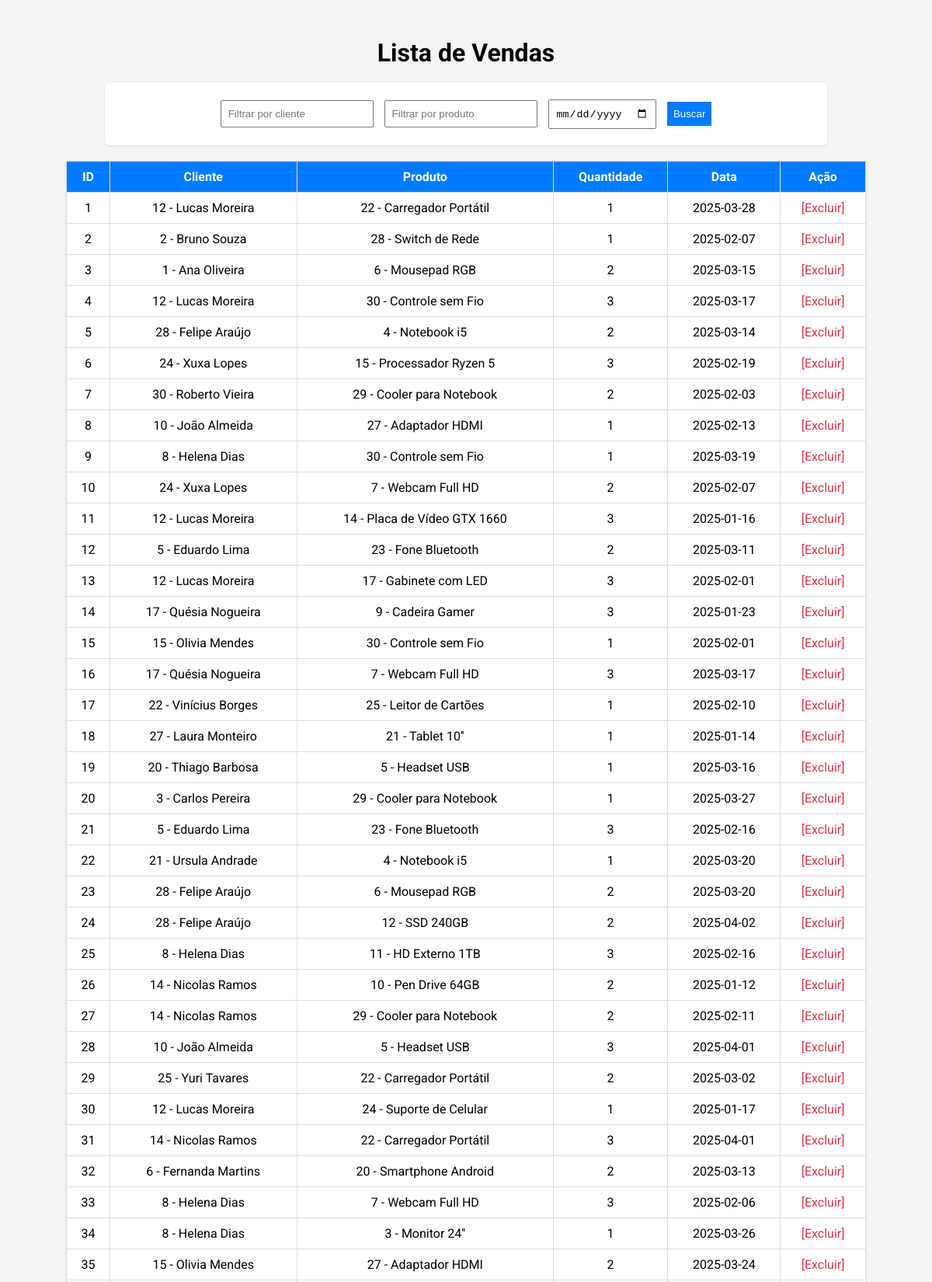
/vendas (upper part), run on the app's committed database.
### models/venda.py (models this page shows)
class Venda(Base):
    __tablename__ = "TABvendas"
    id = Column("id", Integer, primary_key=True, autoincrement=True)
    cliente_id = Column("cliente_id", Integer, ForeignKey("TABclientes.id"))
    produto_id = Column("produto_id", Integer, ForeignKey("TABprodutos.id"))
    data_venda = Column("data_venda", Date, default=date.today)
    quantidade = Column("quantidade", Integer, nullable = False)

### models/cliente.py (models this page shows)
class Cliente(Base):
    __tablename__ = "TABclientes"
    id = Column("id", Integer, primary_key=True, autoincrement=True)
    nome = Column("nome", String, nullable = False)
    email = Column("email", String, nullable = False)
    telefone = Column("telefone", Integer, nullable = False)

### models/produto.py (models this page shows)
class Produto(Base):
    __tablename__ = "TABprodutos"
    id = Column("id", Integer, primary_key = True, autoincrement=True)
    nome = Column("nome", String, nullable = False)
    preco = Column("preco", Float, nullable = False)
    estoque = Column("estoque", Integer, nullable = False)

### main.py (the view)
@app.route("/vendas", methods =["GET"])
def listar_vendas():
    cliente_nome = request.args.get("cliente_nome", "").strip()
    produto_nome = request.args.get("produto_nome", "").strip()
    quantidade = request.args.get("quantidade", "").strip()
    data_venda = request.args.get("data_venda", "").strip()
    vendas_query = session.query(Venda)
    if data_venda:
        vendas_query = vendas_query.filter(Venda.data_venda == data_venda)
    vendas = vendas_query.all()
    resultado = []
    for venda in vendas:
        cliente = session.query(Cliente).filter_by(id=venda.cliente_id).first()
        produto = session.query(Produto).filter_by(id=venda.produto_id).first()
        if cliente_nome and (not cliente or cliente_nome.lower() not in cliente.nome.lower()):
            continue
        if produto_nome and (not produto or produto_nome.lower() not in produto.nome.lower()):
            continue
        resultado.append({
            "id": venda.id,
            "cliente_nome": cliente.nome if cliente else "Cliente não encontrado",
            "produto_nome": produto.nome if produto else "Produto não encontrado",
            "cliente_id": cliente.id if cliente else "N/A",
            "produto_id": produto.id if produto else "N/A",
            "quantidade": venda.quantidade,
            "data_venda": venda.data_venda
    })
    return render_template("vendas.html", vendas=resultado)

### templates/vendas.html (shortened to what this page needs)
<!DOCTYPE html>
<html>
<head>
</head>
<body>
    <h1>Lista de Vendas</h1>
    <form method="GET" action="{{ url_for('listar_vendas') }}">
        <input type="text" name="cliente_nome" placeholder="Filtrar por cliente">
        <input type="text" name="produto_nome" placeholder="Filtrar por produto">
        <input type="date" name="data_venda" placeholder="Filtrar por data">
        <button type="submit">Buscar</button>
    </form>
    <table>
        <thead>
            <tr>
                <th>ID</th>
                <th>Cliente</th>
                <th>Produto</th>
                <th>Quantidade</th>
                <th>Data</th>
                <th>Ação</th>
            </tr>
        </thead>
        <tbody>
            {% for venda in vendas %}
                <tr>
                    <td>{{ venda.id }}</td>
                    <td>{{ venda.cliente_id }} - {{ venda.cliente_nome }}</td>
                    <td>{{ venda.produto_id }} - {{ venda.produto_nome }}</td>
                    <td>{{ venda.quantidade }}</td>
                    <td>{{ venda.data_venda }}</td>
                    <td><a href="/vendas/excluir/{{ venda.id }}">[Excluir]</a></td>
                </tr>
            {% endfor %}
        </tbody>
    </table>
</body>
</html>

### templates/vendas.html (style rules this page uses)
body { font-family: 'Roboto', sans-serif; background-color: #f5f5f5; padding: 20px; text-align: center; }
h1, h2 { margin-bottom: 10px; }
form { margin: 20px auto; width: 90%; max-width: 900px; background-color: #fff; padding: 15px; border-radius: 6px; box-shadow: 0 1px 3px rgba(0, 0, 0, 0.1); }
form input, form button { padding: 8px; margin: 6px 5px; width: auto; box-sizing: border-box; }
form button { background-color: #007BFF; color: white; border: none; cursor: pointer; }
table { width: 90%; margin: 20px auto; border-collapse: collapse; background-color: white; box-shadow: 0 1px 3px rgba(0, 0, 0, 0.1); }
th, td { padding: 10px; border: 1px solid #ddd; text-align: center; }
th { background-color: #007BFF; color: white; }
a { text-decoration: none; color: #dc3545; }

### data on the page
Venda: id "1", cliente_id "12", cliente_nome "Lucas Moreira", produto_id "22", produto_nome "Carregador Portátil", quantidade "1", data_venda "2025-03-28"
Venda: id "2", cliente_id "2", cliente_nome "Bruno Souza", produto_id "28", produto_nome "Switch de Rede", quantidade "1", data_venda "2025-02-07"
Venda: id "3", cliente_id "1", cliente_nome "Ana Oliveira", produto_id "6", produto_nome "Mousepad RGB", quantidade "2", data_venda "2025-03-15"
Venda: id "4", cliente_id "12", cliente_nome "Lucas Moreira", produto_id "30", produto_nome "Controle sem Fio", quantidade "3", data_venda "2025-03-17"
Venda: id "5", cliente_id "28", cliente_nome "Felipe Araújo", produto_id "4", produto_nome "Notebook i5", quantidade "2", data_venda "2025-03-14"
Venda: id "6", cliente_id "24", cliente_nome "Xuxa Lopes", produto_id "15", produto_nome "Processador Ryzen 5", quantidade "3", data_venda "2025-02-19"
Venda: id "7", cliente_id "30", cliente_nome "Roberto Vieira", produto_id "29", produto_nome "Cooler para Notebook", quantidade "2", data_venda "2025-02-03"
Venda: id "8", cliente_id "10", cliente_nome "João Almeida", produto_id "27", produto_nome "Adaptador HDMI", quantidade "1", data_venda "2025-02-13"
Venda: id "9", cliente_id "8", cliente_nome "Helena Dias", produto_id "30", produto_nome "Controle sem Fio", quantidade "1", data_venda "2025-03-19"
Venda: id "10", cliente_id "24", cliente_nome "Xuxa Lopes", produto_id "7", produto_nome "Webcam Full HD", quantidade "2", data_venda "2025-02-07"
Venda: id "11", cliente_id "12", cliente_nome "Lucas Moreira", produto_id "14", produto_nome "Placa de Vídeo GTX 1660", quantidade "3", data_venda "2025-01-16"
Venda: id "12", cliente_id "5", cliente_nome "Eduardo Lima", produto_id "23", produto_nome "Fone Bluetooth", quantidade "2", data_venda "2025-03-11"
Venda: id "13", cliente_id "12", cliente_nome "Lucas Moreira", produto_id "17", produto_nome "Gabinete com LED", quantidade "3", data_venda "2025-02-01"
Venda: id "14", cliente_id "17", cliente_nome "Quésia Nogueira", produto_id "9", produto_nome "Cadeira Gamer", quantidade "3", data_venda "2025-01-23"
Venda: id "15", cliente_id "15", cliente_nome "Olivia Mendes", produto_id "30", produto_nome "Controle sem Fio", quantidade "1", data_venda "2025-02-01"
Venda: id "16", cliente_id "17", cliente_nome "Quésia Nogueira", produto_id "7", produto_nome "Webcam Full HD", quantidade "3", data_venda "2025-03-17"
Venda: id "17", cliente_id "22", cliente_nome "Vinícius Borges", produto_id "25", produto_nome "Leitor de Cartões", quantidade "1", data_venda "2025-02-10"
Venda: id "18", cliente_id "27", cliente_nome "Laura Monteiro", produto_id "21", produto_nome "Tablet 10''", quantidade "1", data_venda "2025-01-14"
Venda: id "19", cliente_id "20", cliente_nome "Thiago Barbosa", produto_id "5", produto_nome "Headset USB", quantidade "1", data_venda "2025-03-16"
Venda: id "20", cliente_id "3", cliente_nome "Carlos Pereira", produto_id "29", produto_nome "Cooler para Notebook", quantidade "1", data_venda "2025-03-27"
Venda: id "21", cliente_id "5", cliente_nome "Eduardo Lima", produto_id "23", produto_nome "Fone Bluetooth", quantidade "3", data_venda "2025-02-16"
Venda: id "22", cliente_id "21", cliente_nome "Ursula Andrade", produto_id "4", produto_nome "Notebook i5", quantidade "1", data_venda "2025-03-20"
Venda: id "23", cliente_id "28", cliente_nome "Felipe Araújo", produto_id "6", produto_nome "Mousepad RGB", quantidade "2", data_venda "2025-03-20"
Venda: id "24", cliente_id "28", cliente_nome "Felipe Araújo", produto_id "12", produto_nome "SSD 240GB", quantidade "2", data_venda "2025-04-02"
Venda: id "25", cliente_id "8", cliente_nome "Helena Dias", produto_id "11", produto_nome "HD Externo 1TB", quantidade "3", data_venda "2025-02-16"
Venda: id "26", cliente_id "14", cliente_nome "Nicolas Ramos", produto_id "10", produto_nome "Pen Drive 64GB", quantidade "2", data_venda "2025-01-12"
Venda: id "27", cliente_id "14", cliente_nome "Nicolas Ramos", produto_id "29", produto_nome "Cooler para Notebook", quantidade "2", data_venda "2025-02-11"
Venda: id "28", cliente_id "10", cliente_nome "João Almeida", produto_id "5", produto_nome "Headset USB", quantidade "3", data_venda "2025-04-01"
Venda: id "29", cliente_id "25", cliente_nome "Yuri Tavares", produto_id "22", produto_nome "Carregador Portátil", quantidade "2", data_venda "2025-03-02"
Venda: id "30", cliente_id "12", cliente_nome "Lucas Moreira", produto_id "24", produto_nome "Suporte de Celular", quantidade "1", data_venda "2025-01-17"
Venda: id "31", cliente_id "14", cliente_nome "Nicolas Ramos", produto_id "22", produto_nome "Carregador Portátil", quantidade "3", data_venda "2025-04-01"
Venda: id "32", cliente_id "6", cliente_nome "Fernanda Martins", produto_id "20", produto_nome "Smartphone Android", quantidade "2", data_venda "2025-03-13"
Venda: id "33", cliente_id "8", cliente_nome "Helena Dias", produto_id "7", produto_nome "Webcam Full HD", quantidade "3", data_venda "2025-02-06"
Venda: id "34", cliente_id "8", cliente_nome "Helena Dias", produto_id "3", produto_nome "Monitor 24''", quantidade "1", data_venda "2025-03-26"
Venda: id "35", cliente_id "15", cliente_nome "Olivia Mendes", produto_id "27", produto_nome "Adaptador HDMI", quantidade "2", data_venda "2025-03-24"
